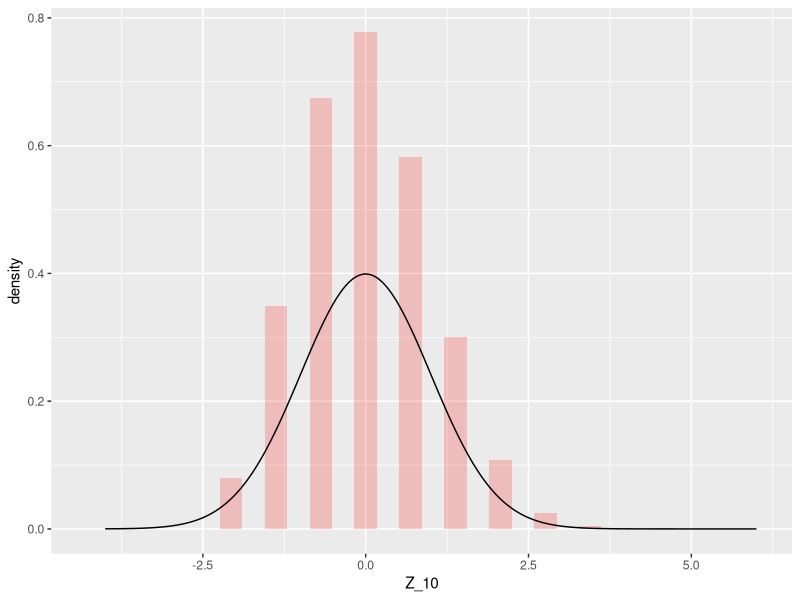
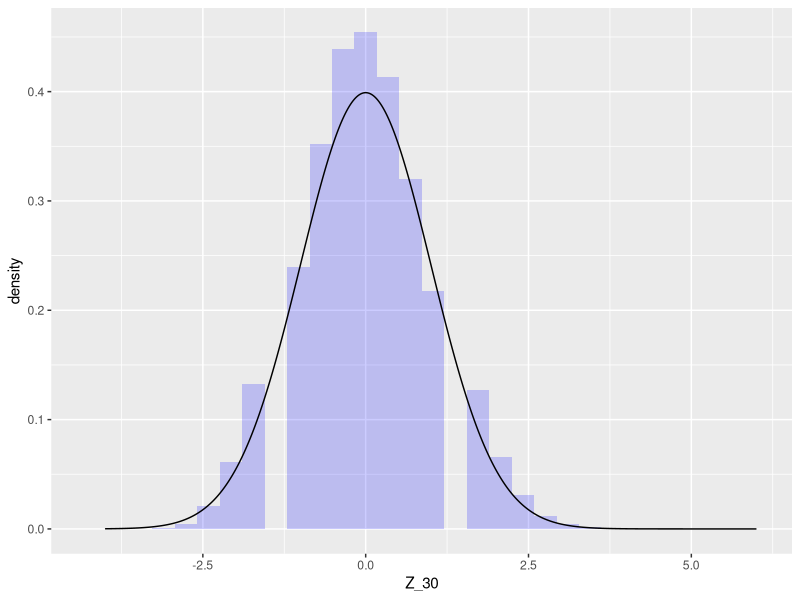
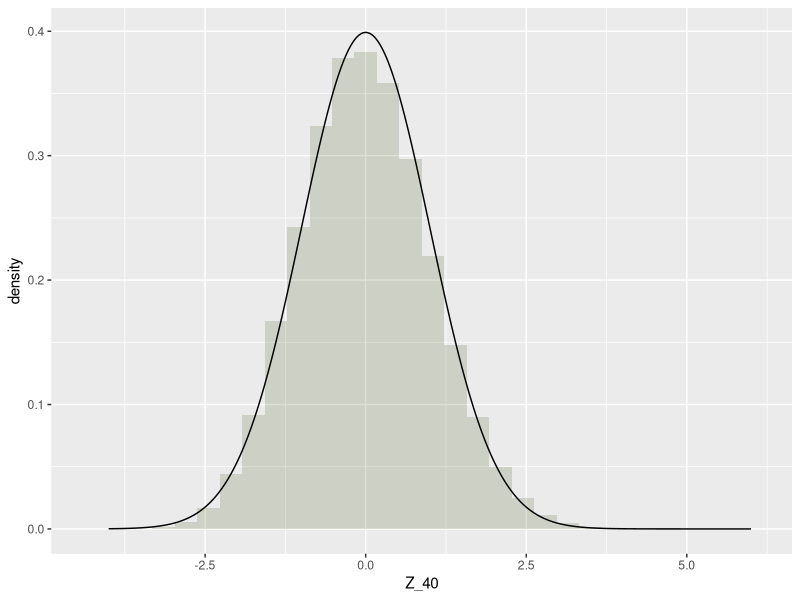
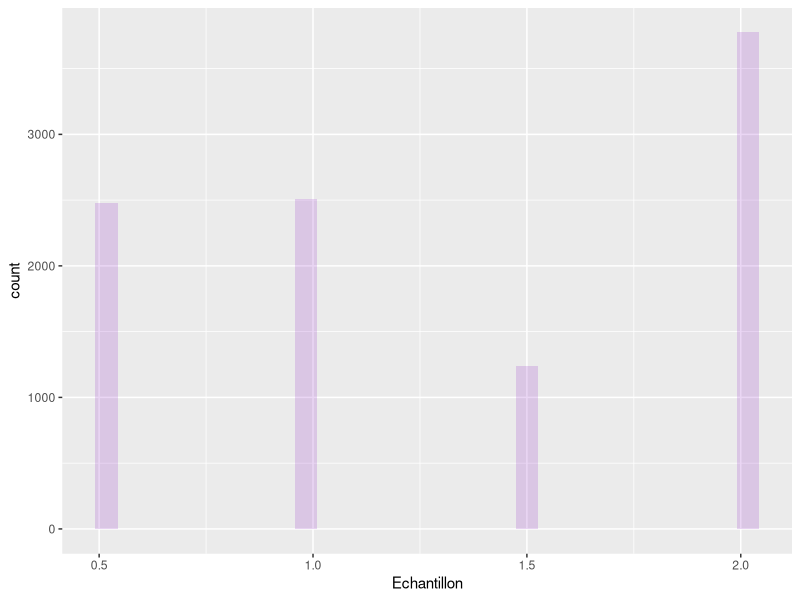
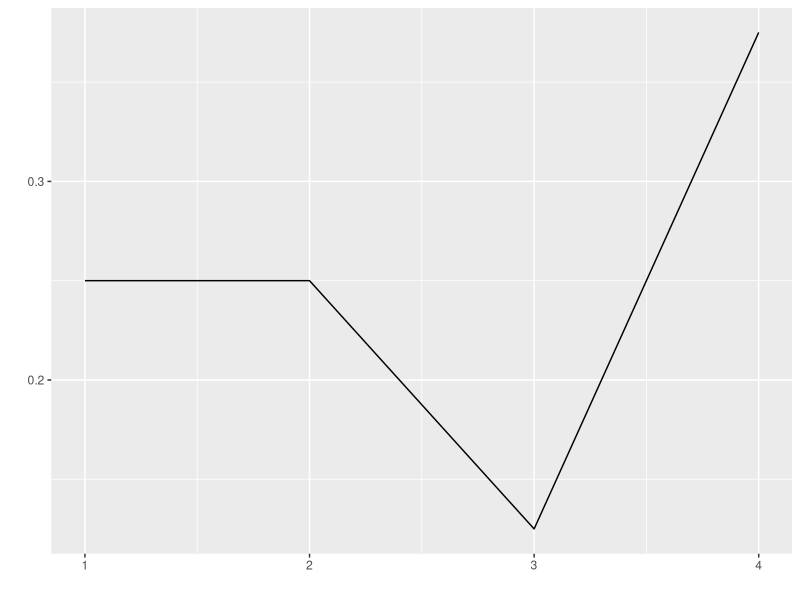
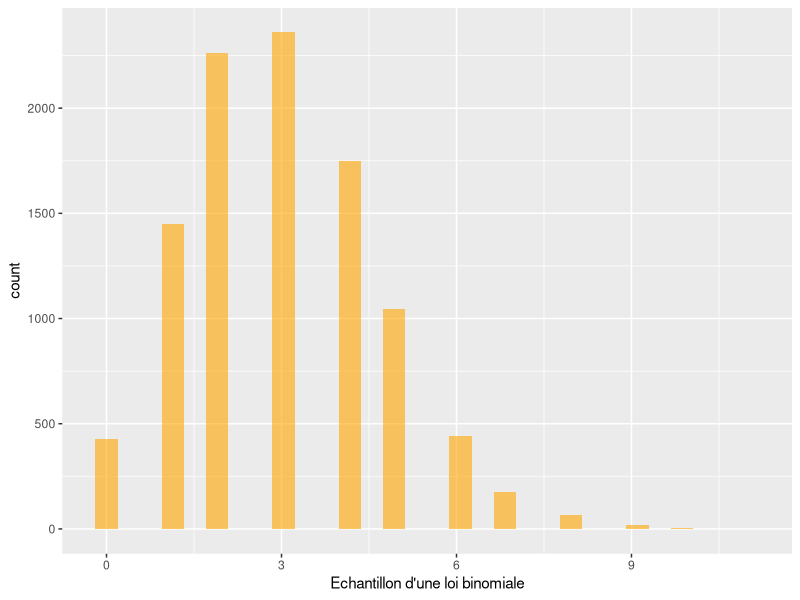
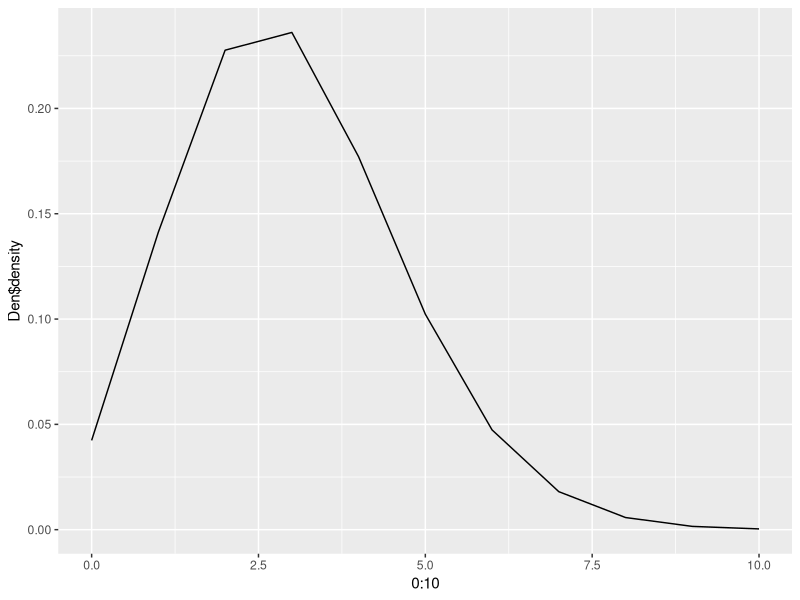

R code for these plots, in order: (Note: a time limit stopped this script after it produced the figures.)
## ---- chunk 1
knitr::opts_chunk$set(echo = TRUE)
## ---- chunk 2
rm(list = ls())
graphics.off()
library(ggplot2)
## ---- chunk 3
simu<-function(p,N){
  B<-vector("numeric",N)
  
  for(i in 1:N){
    u<-runif(1,0,1)
    if(u<1-p){
      B[i]=0
    }else{
      B[i]=1
    }
  }
  return(B)
}
B<-simu(0.3,100)
sum(B)/100
## ---- chunk 4

B<-simu(0.3,1000)
sum(B)/1000
## ---- chunk 5

B<-simu(0.3,10000)
sum(B)/10000
## ---- chunk 6
TCL <- function(n,simu,p) {
  Xn <- sum(simu) / n
  return((sqrt(n)*(Xn-p))/(sqrt(p*(1-p))))
}

creat_echan<-function(N,n,p){
  Z<-TCL(n,simu(p,n),p)
  N=N-1
  for(i in 1:N){
  
Z<-c(Z,TCL(n,simu(p,n),p))

  }
  return(Z)
}

creat_echan(10,10,0.3)
creat_echan(10,30,0.3)
creat_echan(10,40,0.3)
## ---- chunk 7
ab <- -4
current = ab + 1/10000
for(i in 1:99999) {
  ab <- c(ab, current)
  current = current + 1/10000
}
## ---- chunk 8

Z1<-creat_echan(100000,10,0.3)
Z3<-creat_echan(100000,30,0.3)
Z4<-creat_echan(100000,40,0.3)

## ---- chunk 9
y <- vector("numeric", 100000)
density <- function(x) {
  return((exp((-x*x)/2))/(sqrt(2*3.14)))
}
for (i in 1:100000) {
  y[i] = density(ab[i])
}

DF <- data.frame(cbind(Z1,Z3,Z4,y))
plot1 <- ggplot(DF,aes(x=DF$Z1)) + 
  geom_histogram(aes(y=..density..),fill = "red", alpha = 0.2) + 
  geom_line(aes(x=ab, y=DF$y)) + xlab("Z_10")
plot1
plot2 <- ggplot(DF,aes(x=DF$Z3)) + 
  geom_histogram(aes(y=..density..),fill = "blue", alpha = 0.2) + 
  geom_line(aes(x=ab, y=DF$y)) + xlab("Z_30")
plot2
plot3 <- ggplot(DF,aes(x=DF$Z4)) + 
  geom_histogram(aes(y=..density..),fill = "darkolivegreen", alpha = 0.2) + 
  geom_line(aes(x=ab, y=DF$y)) + xlab("Z_40")
plot3
## ---- chunk 10
simul<-function(){
  X=c(0.5,1,1.5,2)
  P=c(1/4,2/8,1/8,3/8)
  C<-c(P[1])
  for (i in 2:4){
    C<-c(C,C[i-1]+P[i])
  }
  k<-1
  u<-runif(1,0,1)
  while(u>C[k]){
    k<-k+1
  }
  return (X[k])
}
N=10000
echantillon=c()
for (i in 1:10000){
  echantillon<-c(echantillon,simul())
}
## ---- chunk 11
echan <- data.frame(echantillon)
density <- data.frame(c(1/4,2/8,1/8,3/8))
plot4 <- ggplot(echan,aes(x=echan$echantillon)) + geom_histogram(fill = "darkorchid", alpha = 0.2) + xlab("Echantillon")
plot4


dat2 <- data.frame(c(1/4,2/8,1/8,3/8))
plot5 <- ggplot(dat2, aes(x=1:4,y=dat2$c.1.4..2.8..1.8..3.8.)) + geom_line() + xlab("") + ylab("")
plot5
## ---- chunk 12
n=30
p=0.1

binom<-function (p,n){
  U<-runif(n,0,1)
  X<-U<1-p
  return (sum(1-as.numeric(X)))
}
## ---- chunk 13
creat_echan<-function(N,n,p){
  echantillon<-c()
  for(i in 1:N){
   echantillon <-c(echantillon, binom(p,n))
  }
  return(echantillon)
  
}

echan<-creat_echan(10000,n,p)

## ---- chunk 14
Simu <- data.frame(echan)
plot <- ggplot(Simu,aes(x=Simu$echan)) + geom_histogram(fill = "orange", alpha = 0.6) + xlab("Echantillon d'une loi binomiale")
plot
## ---- chunk 15
x <- seq(0,10,1)
density<-c()
for(i in x){
density<-c(density,dbinom(i,n,prob=p))
}



Den <- data.frame(density)
plot <- ggplot(Den, aes(x=0:10,y=Den$density)) + geom_line() 
plot
## ---- chunk 16
TCL2<- function(test,p,k,n){
  return (sqrt(k)*((sum(test)/k)-(n*p))/sqrt(n*p*(1-p)))
}

create_echan2<- function(N,n,p,k){
  z<-c()
  for (i in 1:N){
    z<-c(z,TCL2(creat_echan(k,n,p),p,k,n))
  }
  return (z)
}

zbi1<-create_echan2(100000,n,p,10)
zbi2<-create_echan2(100000,n,p,30)
zbi3<-create_echan2(100000,n,p,40)
## ---- chunk 17
y <- vector("numeric", 100000)
densitys <- function(x) {
  return((exp((-x*x)/2))/(sqrt(2*3.14)))
}
for (i in 1:100000) {
  y[i] = densitys(ab[i])
}
DF3 <- data.frame(cbind(zbi1,zbi2,zbi3,y))
plot7 <- ggplot(DF3,aes(x=DF3$zbi1)) + 
  geom_histogram(aes(y=..density..),fill = "red", alpha = 0.2) + 
  geom_line(aes(x=ab, y=DF3$y)) + xlab("Z_10 Loi binomiale") 
plot7
plot8 <- ggplot(DF3,aes(x=DF3$zbi2)) + 
  geom_histogram(aes(y=..density..),fill = "blue", alpha = 0.2) + 
  geom_line(aes(x=ab, y=DF3$y)) + xlab("Z_30 Loi binomiale") 
plot8
plot9 <- ggplot(DF3,aes(x=DF3$zbi3)) + 
  geom_histogram(aes(y=..density..),fill = "darkolivegreen", alpha = 0.2) + 
  geom_line(aes(x=ab, y=DF3$y)) + xlab("Z_40 Loi binomiale")
plot9
